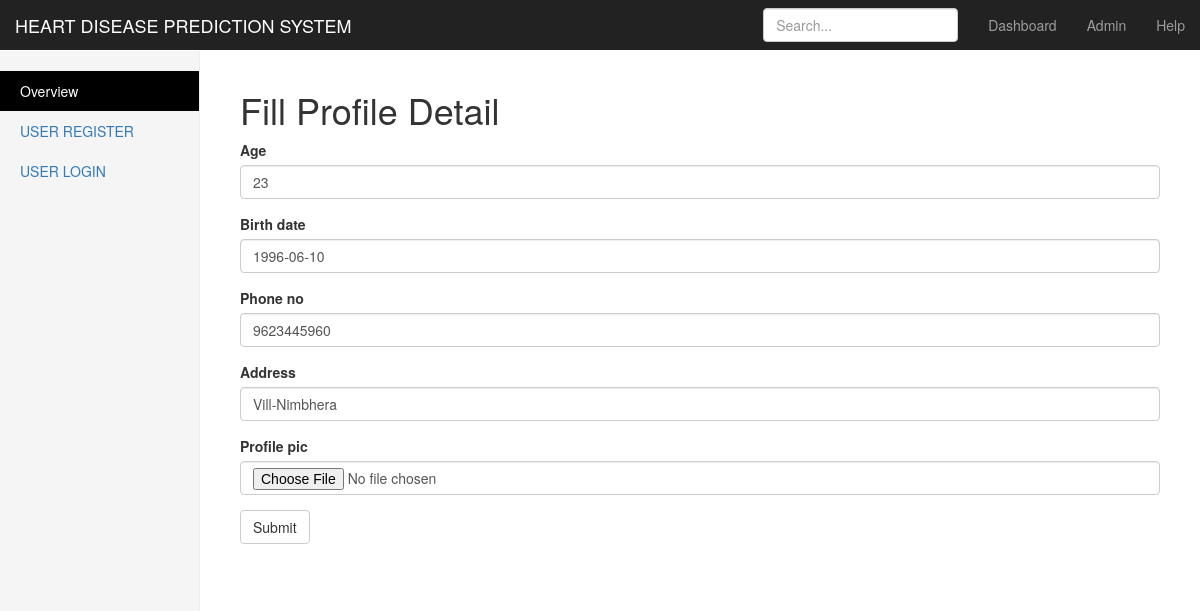
/hdps/2/update, run on the app's committed database.
### hdps/models.py (models this page shows, shortened)
class Profile(models.Model):
    user = models.OneToOneField(settings.AUTH_USER_MODEL, primary_key = True,on_delete=models.CASCADE)
    age = models.IntegerField(blank=True,null=True)
    birth_date = models.DateField(null=True, blank=True)
    phone_no = models.IntegerField()
    address = models.CharField(max_length=30, blank=True)
    profile_pic = models.ImageField(blank=True,null=True)

### hdps/views.py (the view, shortened to what this page needs)
# urls.py: path('<int:pk>/update',views.ProfileUpdateView.as_view(),name='profile-update'),
class ProfileUpdateView(UpdateView):
    model = Profile
    form_class = ProfileModelForm
    template_name = 'profile_form.html'
    def get_object(self):
        id_ = self.request.user.id
        return super().get_object()

### hdps/forms.py
class ProfileModelForm(forms.ModelForm):
    class Meta:
        model = Profile
        exclude = ['user']

### hdps/templates/profile_form.html (shortened to what this page needs)
<!DOCTYPE html>
{% extends 'home.html' %}
{% load bootstrap4 %}
{% block body_block %}
<div class="col-sm-9 col-sm-offset-3 col-md-10 col-md-offset-2 main">
    <h1> Fill Profile Detail </h1>
    <form method='POST' enctype="multipart/form-data" action="#">
      {% bootstrap_form form %}
    <input class="btn btn-default" type="submit" value="Submit">
    </form>
    </div>
    {% endblock %}

### hdps/static/css/home.css (style rules this page uses)
body { padding-top:50px; }
.main { padding: 20px; }
@media (min-width: 768px) { .main { padding-right: 40px; padding-left: 40px; } }

### data on the page
Profile: age "23", birth_date "1996-06-10", phone_no "9623445960", address "Vill-Nimbhera"
